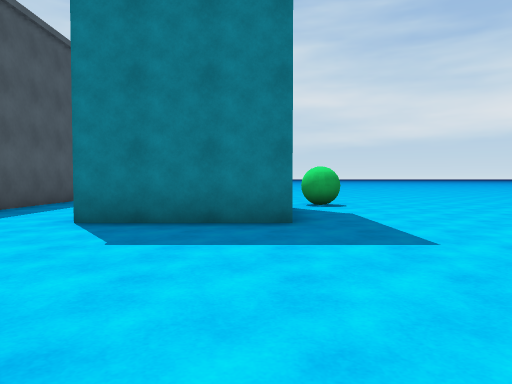
view 1 (above)

24 first-person views from a walk through a scene from a Unity 3-D project. The camera is 1.2 m above the floor, tilts 2° down and sees 70° across. The floor is counted in squares, 2 m on a side. Each view is taken from the middle of a square. On the plan, view 1 faces up. The plan holds only what a view shows up to about 10 squares ahead; the rest is blank. The place goes on beyond the plan. Some animated figures are left out. Surface patterns are stand-ins for the level's own textures.

view 2
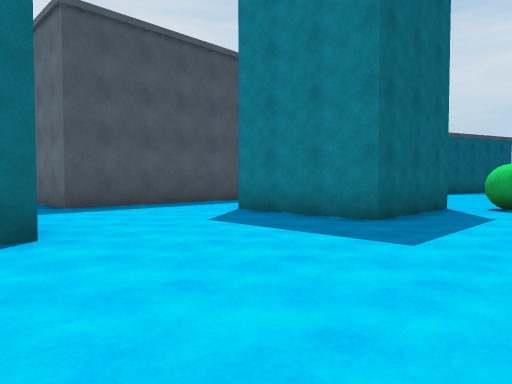

view 3
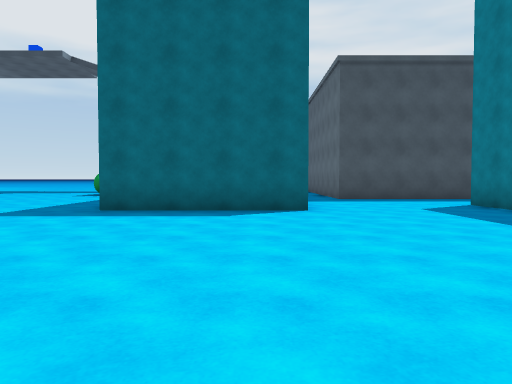

view 4
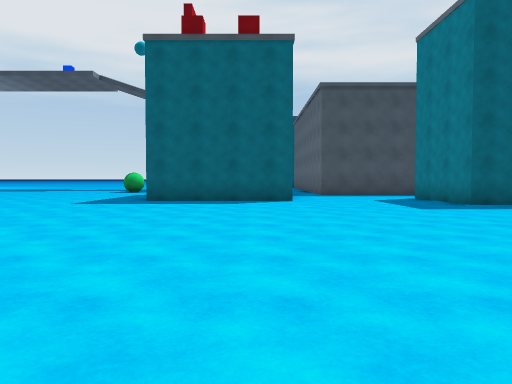

view 5
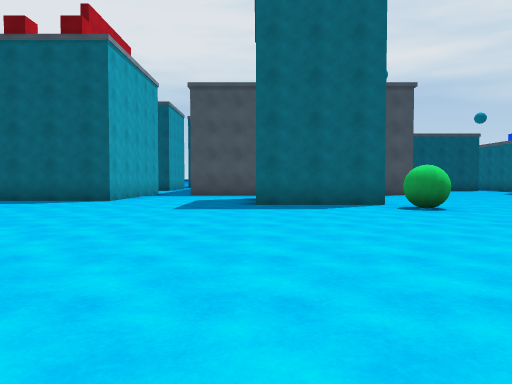

view 6
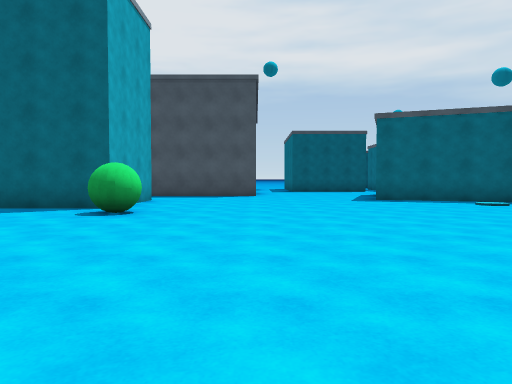

view 7
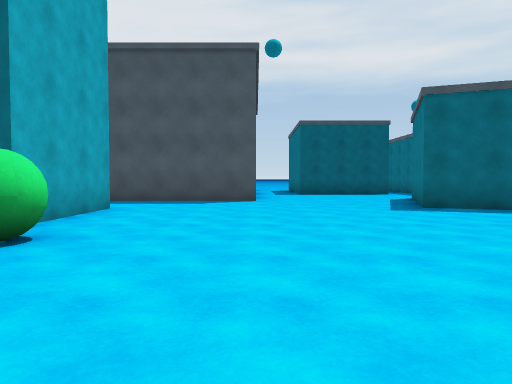

view 8
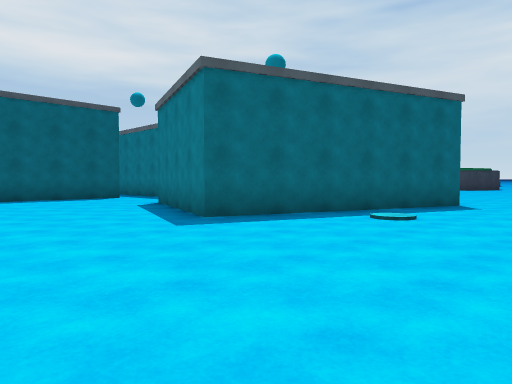

view 9
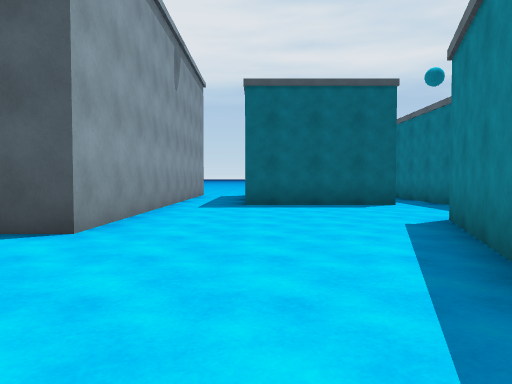

view 10
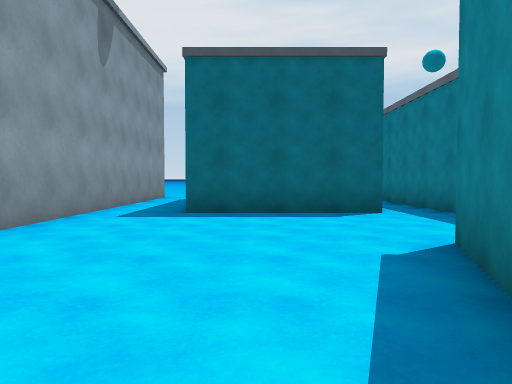

view 11
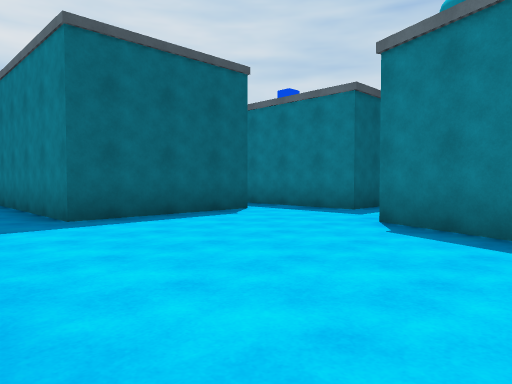

view 12
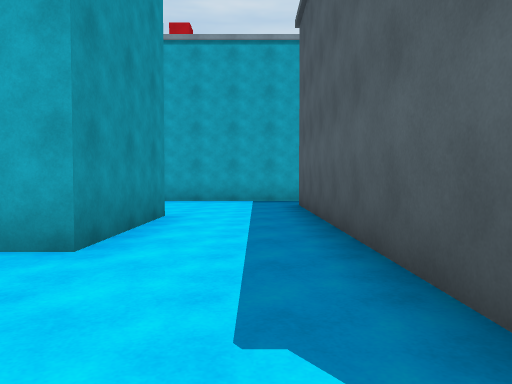

view 13
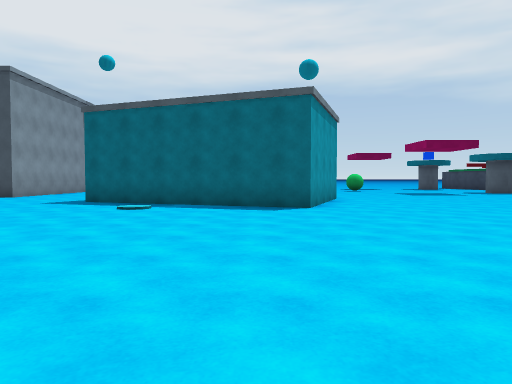

view 14
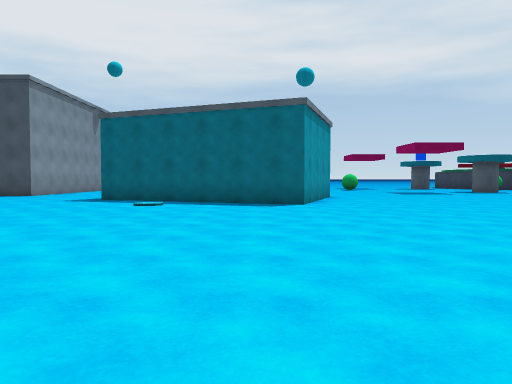

view 15
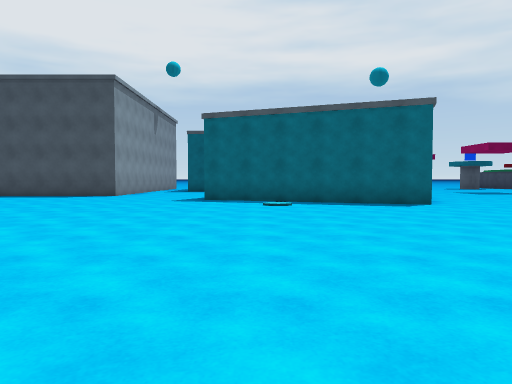

view 16
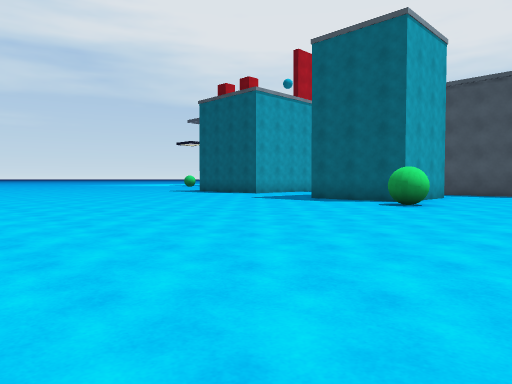

view 17
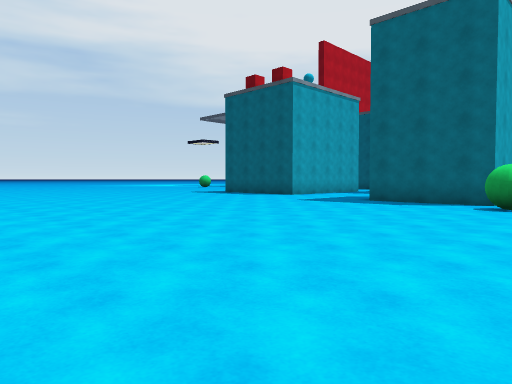

view 18
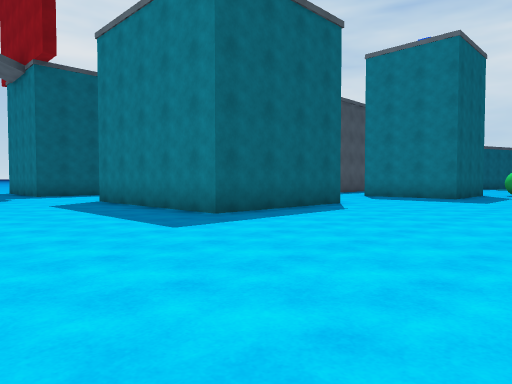

view 19
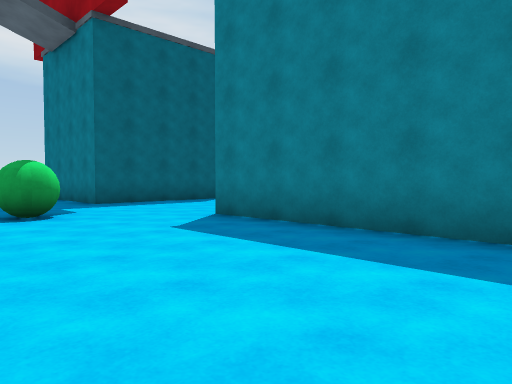

view 20
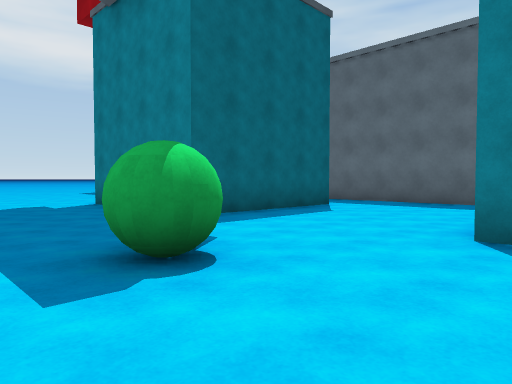

view 21
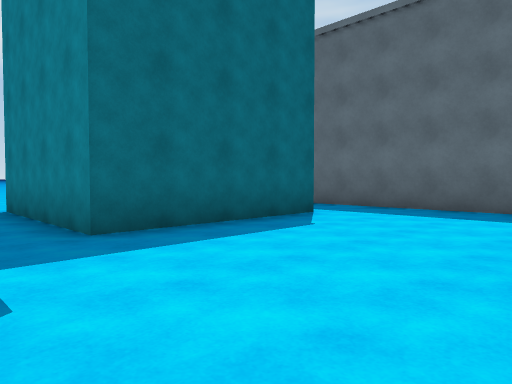

view 22
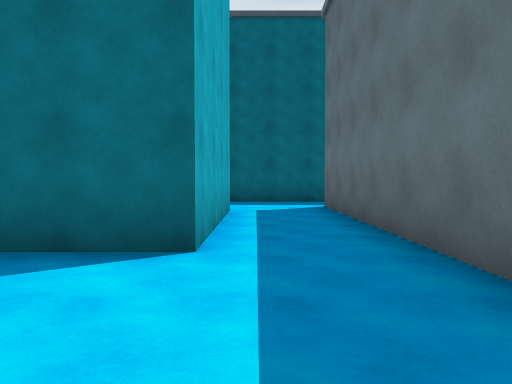

view 23
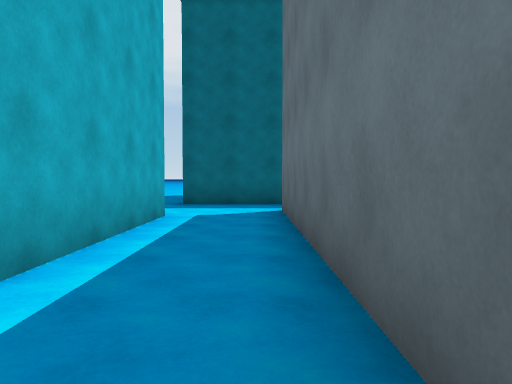

view 24
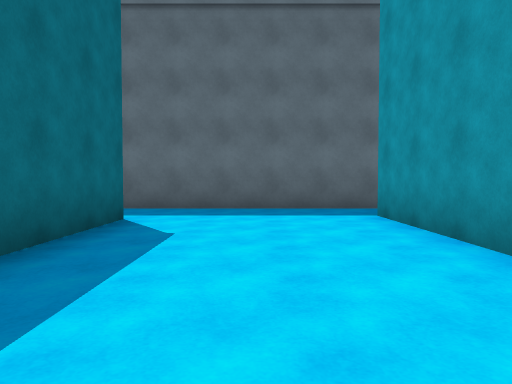

### Floor plan
Points are (right, up) in squares from view 1. A wall is a line through its corners. A room is listed if a view was taken in it or the views show most of it. See-through windows are left out.
Room 1 (views 1, 2, 3, 4, 5, 6, 7, 8, 9, 10, 11, 12, 13, 14, 15, 16, 17, 18, 19, 20, 21, 22, 23, 24)
walls: (0.5, 8.1) (0.5, 5) (-2.5, 5) (-2.5, 8) (0.1, 8); (-1, 1.1) (-1, -3) (-6, -3); (-5.2, 1) (-1.5, 1); (-6, -2.2) (-6, 1); (-3.1, 21) (-0.6, 20.1) (-2.6, 14.5) (-6.5, 15.9); (-9.5, 16.4) (-9.5, 12.8) (-14, 12.8); (-7.7, 18.6) (-7.7, 17.5) (-13, 17.5); (-13, 11) (-5, 11) (-5, 2.5) (-15, 2.5); (-14, 0.5) (-10, 0.5) (-10, -3.5) (-14, -3.5)
ways out: opening at (-15.6, -3)
objects: other object (2, 8)

Positions as (right, up) in squares from view 1, and headings:
1: (0, 0), facing up
2: (3, 0), facing up-left
3: (6, 0), facing left
4: (9, 0), facing left
5: (9, 5), facing left
6: (8, 11), facing left
7: (5, 11), facing left
8: (2, 11), facing up-left
9: (-1, 13), facing left
10: (-3, 14), facing left
11: (-4, 11), facing up-left
12: (-4, 11), facing down
13: (7, 19), facing left
14: (8, 19), facing left
15: (8, 16), facing left
16: (10, 12), facing down-left
17: (10, 10), facing down-left
18: (4, -7), facing up-left
19: (-1, -7), facing up-left
20: (-5, -7), facing up-left
21: (-6, -5), facing up-left
22: (-7, 1), facing left
23: (-8, 2), facing left
24: (-8, -5), facing up
